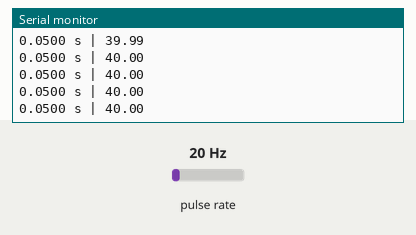
Simulated run of this sketch. Board: Arduino Uno, built with avr-gcc and run on an emulated ATmega328P. Shown: the last lines printed to the serial monitor. Wiring (inferred from the names in the program): pulse sensor: data pin 2. The inputs (shaded band) are chosen by the test bench; at power-on: pulse rate 20 Hz.

Above: at 1.2 s.
1.3 s: pulse rate (sensor on pin 2) set to 4 Hz
At 1.61 s:
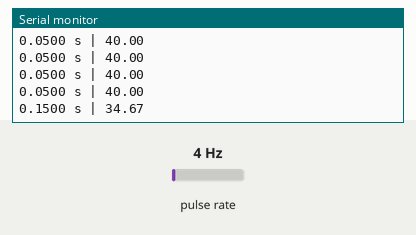
2.8 s: pulse rate (sensor on pin 2) set to 50 Hz
At 2.8 s:
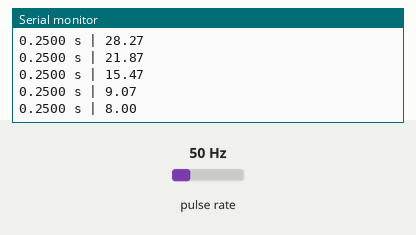
Timing chart, 0 to 5.8 s (numbered marks = the images above; inputs shaded):
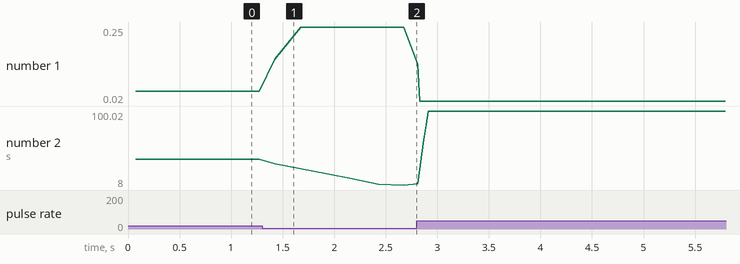

Measured:
- after the input at 1.3 s, the serial monitor: prints a new line after 0.13 s (image 1)
- plotted number 1: 0.05 → 0.25 after the input at 1.3 s, 0.25 → 0.02 after the input at 2.8 s
- plotted number 2: 40 → 8 after the input at 1.3 s, 8 → 99.98 after the input at 2.8 s

The sketch:

CODIGO_VAR_MEDIA-MOVEL.ino
```cpp
const uint8_t PINO_SENSOR = 2;
const uint32_t PPR = 30; // Furos do disco fônico

// Variáveis voláteis compartilhadas com a interrupção
volatile unsigned long g_tempoUltimoPulsoUs = 0;
volatile unsigned long g_periodoPulsoUs = 0;
volatile bool g_novoPulso = false;
volatile bool g_reiniciarContagem = true;

// Variável para detectar motor parado
unsigned long g_tempoUltimaLeituraMs = 0;
const unsigned long TIMEOUT_PARADO_MS = 500; // 0.5s sem pulso = parado

// Configuração da Média Móvel
const uint8_t TAMANHO_FILTRO = 5; // Quantidade de amostras para tirar a média
float g_historicoRpm[TAMANHO_FILTRO] = {0};
uint8_t g_indiceFiltro = 0;
bool g_filtroCheio = false;

void ISR_sensorOptico() {
  unsigned long tempoAtualUs = micros();

  if (g_reiniciarContagem) {
    g_tempoUltimoPulsoUs = tempoAtualUs;
    g_reiniciarContagem = false;
    return;
  }

  unsigned long deltaUs = tempoAtualUs - g_tempoUltimoPulsoUs;

  // Filtro anti-ruído (2ms)
  if (deltaUs > 2000) {
    g_periodoPulsoUs = deltaUs;
    g_novoPulso = true;
    g_tempoUltimoPulsoUs = tempoAtualUs;
  }
}

void setup() {
  Serial.begin(115200);
  pinMode(PINO_SENSOR, INPUT_PULLUP);

  attachInterrupt(
    digitalPinToInterrupt(PINO_SENSOR),
    ISR_sensorOptico,
    FALLING
  );

  Serial.println(F("Periodo_s | RPM (Suavizado)"));
}

void loop() {
  unsigned long periodoUsLocal = 0;
  bool temDadoNovo = false;

  // Leitura segura das variáveis da interrupção
  noInterrupts();
  if (g_novoPulso) {
    periodoUsLocal = g_periodoPulsoUs;
    g_novoPulso = false;
    temDadoNovo = true;
  }
  interrupts();

  if (temDadoNovo) {
    g_tempoUltimaLeituraMs = millis(); // Atualiza o tempo do último pulso recebido

    // Converte o período para segundos e calcula o RPM instantâneo
    float periodoSegundos = (float)periodoUsLocal / 1000000.0;
    float rpmInstantaneo = (1.0 / periodoSegundos) * (60.0 / (float)PPR);

    // --- APLICAÇÃO DA MÉDIA MÓVEL ---
    g_historicoRpm[g_indiceFiltro] = rpmInstantaneo;
    g_indiceFiltro = (g_indiceFiltro + 1) % TAMANHO_FILTRO;
    if (g_indiceFiltro == 0) {
      g_filtroCheio = true;
    }

    // Soma os valores válidos armazenados no histórico
    uint8_t quantidadeElementos = g_filtroCheio ? TAMANHO_FILTRO : g_indiceFiltro;
    float somaRpm = 0;
    for (uint8_t i = 0; i < quantidadeElementos; i++) {
      somaRpm += g_historicoRpm[i];
    }

    // Calcula a média final
    float rpmMedio = somaRpm / quantidadeElementos;
    // --------------------------------

    // Imprime o período e o RPM suavizado
    Serial.print(periodoSegundos, 4);
    Serial.print(F(" s | "));
    Serial.println(rpmMedio, 2);
  }

  // Se o motor parar, zera o RPM e limpa o histórico da média móvel
  if (millis() - g_tempoUltimaLeituraMs > TIMEOUT_PARADO_MS) {
    noInterrupts();
    g_reiniciarContagem = true;

    // Reseta o filtro para evitar resíduos de velocidade anterior
    for (uint8_t i = 0; i < TAMANHO_FILTRO; i++) {
      g_historicoRpm[i] = 0;
    }
    g_indiceFiltro = 0;
    g_filtroCheio = false;
    interrupts();

    g_tempoUltimaLeituraMs = millis();
    Serial.println(F("0.0000 s | 0.00"));
  }
}
```
